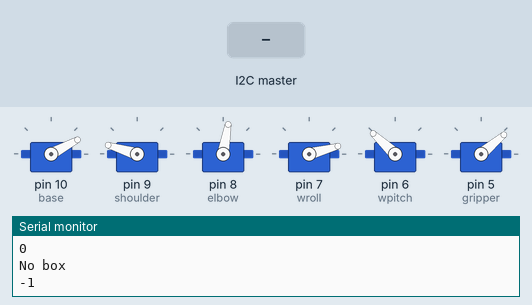
Recording of a sketch running on a simulated Arduino Uno, built with avr-gcc and run on an emulated ATmega328P. Shown: 6 × servo, the last lines printed to the serial monitor. Inputs (shaded band) come from the test bench.

Above: at 9.2 s.
9.3 s: the I2C master sends the byte 2
At 10.9 s:
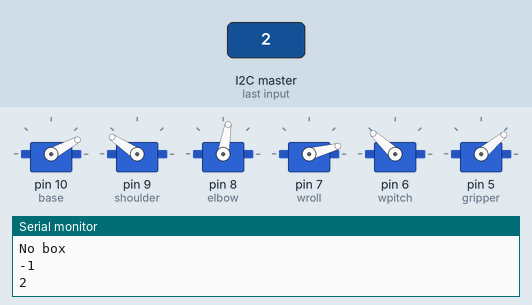
At 12.5 s:
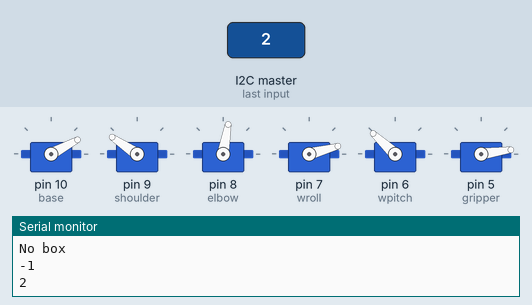
Timing chart, 0 to 31.1 s (numbered marks = the images above; inputs shaded):
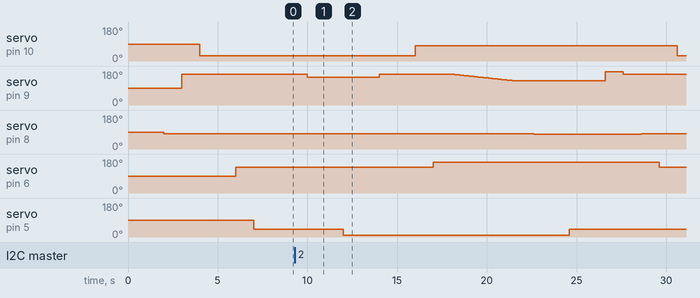

The sketch:

donttoucharm.ino
```cpp
#include <Servo.h>
#include <Wire.h>
/////////////////////////////////////////////////////////////////////////////////////
const int base = 10;
const  int shoulder = 9;
const  int elbow = 8;
const  int wroll = 7;
const  int wpitch = 6;
const  int gripper = 5;
//////////////////////////////////////////////////////////////////////////////////////
int x = 0;
int pitchdeg = 163;
int pitch = 163;
int basedeg = 60;
int dbase = 60;
//////////////////////////////////////////////////////////////////////////////////////
Servo baseservo;
Servo shoulderservo;
Servo elbowservo;
Servo wrollservo;
Servo wpitchservo;
Servo gripperservo;
////////////////////////////////////////////////////////////////////////////////////////////////////////////////////////////////////////////////////////////////////////////
void setup()
{
  baseservo.attach(base);
  shoulderservo.attach(shoulder);
  elbowservo.attach(elbow);
  wrollservo.attach(wroll);
  wpitchservo.attach(wpitch);
  gripperservo.attach(gripper);

 /////////////// Making sure the arm is in resting position ////////////////////////////////////////
  delay(2000);
  elbowservo.write(80);
  delay(1000);
  shoulderservo.write(163);
  delay(1000);
  baseservo.write(28);
  delay(1000);
  wrollservo.write(15);
  delay(1000);
  wpitchservo.write(137);
  delay(1000);
  gripperservo.write(40);
  delay(1000);
  Wire.begin(9);
  Wire.onReceive(receiveEvent);
  Serial.begin(19200);
}

void receiveEvent(int bytes)
{
  x = Wire.read();
}

void loop()
{
  for(int bn = 0; bn <= 3; ++bn)
  {
    long y = x;
    Serial.println(x);
    if (y >= 12 || y <= 1)
    {
      Serial.println("No box");
      bn = bn - 1;
    }
    else
    {
      shoulderservo.write(146);
      delay(2000);
      gripperservo.write(8);
      delay(2000);
      shoulderservo.write(163);
      delay(2000);
      baseservo.write(basedeg);
      delay(1000);
    /////////////////////////////////
      wpitchservo.write(163);
      delay(1000);
      for (int sho = 163; sho >= 128; sho = sho - 1)
      {
        shoulderservo.write(sho);
        delay(100);
      }
      delay(1000);
      elbowservo.write(77);
      delay(2000);
      gripperservo.write(40);
      delay(2000);
    //////////////////////////
      shoulderservo.write(175);
      delay(1000);
      shoulderservo.write(163);
      delay(1000);
      elbowservo.write(80);
      delay(1000);
      wpitchservo.write(137);
      delay(1000);
      baseservo.write(28);
      delay(1000);
    }
    basedeg = dbase + 20;
    Serial.println(bn);
    delay(1000);
  }
}
```

Measured:
- after the input at 9.3 s, servo on pin 10 (base): 28° → 80° after 6.7 s, → 28° 14.6 s later; servo on pin 9 (shoulder): 163° → 146° after 0.70 s, → 163° 4.0 s later, → 162° 4.1 s later, → 161° 0.10 s later, … (39 changes in this stretch)
